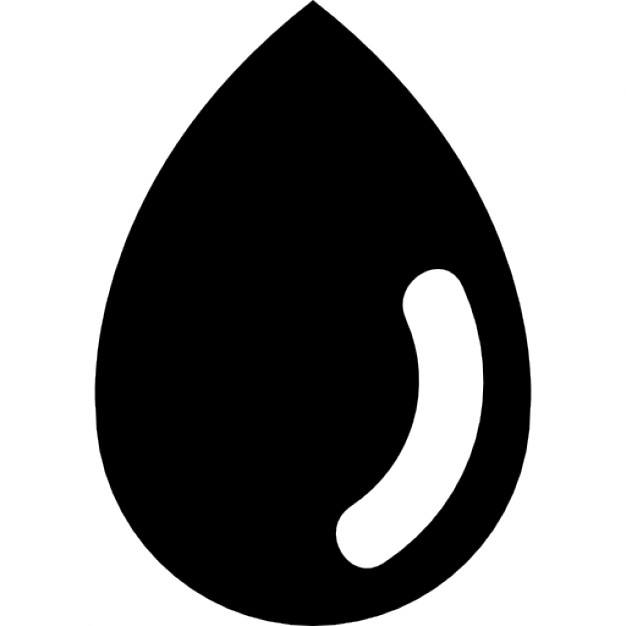
#> input picture opencv_图像处理/water.jpg, 626 x 626 px
$ python 'test012轮廓检测.py'
#> lines starting #> are read from the running program, lines starting #| are printed output that depends on the picture; after the words box and inside, x2 and y2 are one past the last pixel; in counts of white or black regions, pixels touching at a corner belong together
"""轮廓检测也是图像处理中经常用到的。OpenCV-Python接口中使用cv2.findContours()函数来查找检测物体的轮廓。
cv2.findContours(image, mode, method[, contours[, hierarchy[, offset ]]])
cv2.drawContours(image, contours, contourIdx, color[, thickness[, lineType[, hierarchy[, maxLevel[, offset ]]]]])
"""

import cv2

img = cv2.imread("water.jpg")
#> img is the input picture: shape (626, 626, 3); min 0, max 255, mean 139.7
gray = cv2.cvtColor(img, cv2.COLOR_BGR2GRAY)
ret, binary = cv2.threshold(gray, 127, 255, cv2.THRESH_BINARY)
#> binary: shape (626, 626); 54.8% white; 1 black region

contours, hierarchy = cv2.findContours(binary, cv2.RETR_TREE, cv2.CHAIN_APPROX_SIMPLE)
#> contours = 3 contours; box (x1, y1, x2, y2) and area: (314, 0, 626, 626) 96200, (0, 0, 312, 626) 96200, (336, 269, 483, 568) 19949
cv2.drawContours(img, contours, -1, (0, 0, 255), 3)
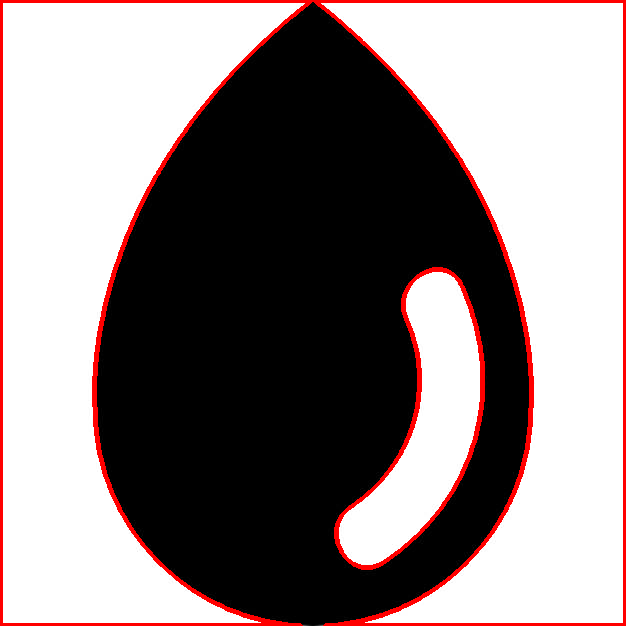
#> img: shape (626, 626, 3); 4.48% of pixels changed, all inside (x1, y1, x2, y2) = (0, 0, 626, 626)

cv2.imshow("img", img)
cv2.waitKey(0)
cv2.destroyAllWindows()
"""需要注意的是cv2.findContours()函数接受的参数为二值图，即黑白的（不是灰度图），所以读取的图像要先转成灰度的，再转成二值图"""
